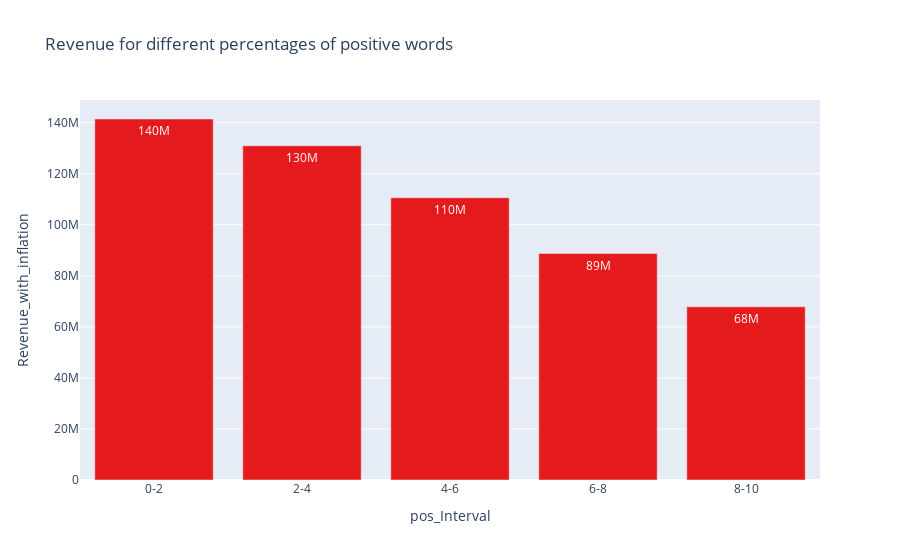

Write notebook code for a chart like this one.
### Code cell
# Set up a multi-plot grid for Positive Sentiment
fig_pos, ax_pos = plt.subplots(figsize=(7, 5))
pos_order = ['0-2', '2-4', '4-6', '6-8', '8-10']
pos_neg_df['pos_Interval'] = pd.cut(pos_neg_df['percentage_of_positive_words'], bins=[0, 0.02, 0.04, 0.05, 0.08, 0.1], labels=pos_order)
sns.barplot(x='pos_Interval', y='Revenue_with_inflation', data=pos_neg_df, ci=95, ax=ax_pos, order=pos_order)
ax_pos.set_title('Positive Sentiment')
df = pos_neg_df.groupby('pos_Interval')['Revenue_with_inflation'].mean().reset_index()

# Convert the Seaborn plot to a Plotly Express plot for Positive Sentiment
fig_pos_px = px.bar(df, x='pos_Interval', y='Revenue_with_inflation',text_auto= '.2s', title='Revenue for different percentages of positive words',
             labels={'mean': 'Revenue'}, category_orders={"pos_Interval": pos_order},color_discrete_sequence=px.colors.qualitative.Set1)
fig_pos_px.show()
# Customize the layout
fig_pos_px.update_layout(xaxis_title='Positive Sentiment Percentage', yaxis_title='Revenue', title_x=0.5)

# Save the plot as an HTML file (for interactive features)
fig_pos_px.write_html('assets/plots/pos_revenue_px.html')

# Display the Matplotlib plots
#plt.show()

### Figure 1 — Plotly figure (JSON) as saved in the notebook; plotly's stock layout.template omitted (floating-point values rounded to 4 significant figures)
{"data": [{"alignmentgroup": "True", "hovertemplate": "pos_Interval=%{x}<br>Revenue_with_inflation=%{y}<extra></extra>", "legendgroup": "", "marker": {"color": "rgb(228,26,28)", "pattern": {"shape": ""}}, "name": "", "offsetgroup": "", "orientation": "v", "showlegend": false, "textposition": "auto", "texttemplate": "%{y:.2s}", "type": "bar", "x": ["0-2", "2-4", "4-6", "6-8", "8-10"], "xaxis": "x", "y": [141400000.0, 130900000.0, 110500000.0, 88710000.0, 67820000.0], "yaxis": "y"}], "layout": {"barmode": "relative", "legend": {"tracegroupgap": 0}, "title": {"text": "Revenue for different percentages of positive words"}, "xaxis": {"anchor": "y", "categoryarray": ["0-2", "2-4", "4-6", "6-8", "8-10"], "categoryorder": "array", "domain": [0, 1], "title": {"text": "pos_Interval"}}, "yaxis": {"anchor": "x", "domain": [0, 1], "title": {"text": "Revenue_with_inflation"}}}}
